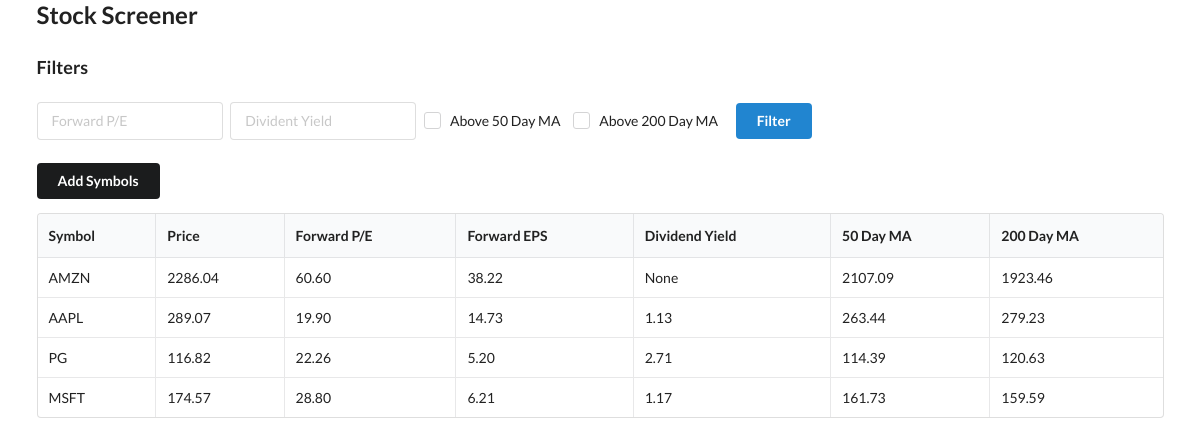
The page / on the database its author committed.
### models.py (models this page shows)
class Stock(Base):
    __tablename__ = "stocks"
    id = Column(Integer, primary_key=True, index=True)
    symbol = Column(String, unique=True, index=True)
    price = Column(Numeric(10, 2))
    forward_pe = Column(Numeric(10, 2))
    forward_eps = Column(Numeric(10, 2))
    dividend_yield = Column(Numeric(10, 2))
    ma50 = Column(Numeric(10, 2))
    ma200 = Column(Numeric(10, 2))

### main.py (the view)
@app.get("/")
def dashboard(
    request: Request,
    forward_pe=None,
    dividend_yield=None,
    ma50=None,
    ma200=None,
    db: Session = Depends(get_db),
):
    stocks = db.query(Stock)
    if forward_pe:
        stocks = stocks.filter(Stock.forward_pe < forward_pe)
    if dividend_yield:
        stocks = stocks.filter(Stock.dividend_yield > dividend_yield)
    if ma50:
        stocks = stocks.filter(Stock.price > Stock.ma50)
    if ma200:
        stocks = stocks.filter(Stock.price > Stock.ma200)
    stocks = stocks.all()
    return templates.TemplateResponse(
        name="dashboard.html",
        context={
            "request": request,
            "stocks": stocks,
            "dividend_yield": dividend_yield,
            "forward_pe": forward_pe,
            "ma200": ma200,
            "ma50": ma50,
        },
    )

### templates/dashboard.html (shortened to what this page needs)
{% extends "layout.html" %} {% block content %}
<h3>Filters</h3>
<form>
  <div class="ui input">
    <input
      name="forward_pe"
      type="text"
      placeholder="Forward P/E"
      value="{{ forward_pe or '' }}"
      style="margin-right: 5px;"
    />
  </div>
  <div class="ui input">
    <input
      name="dividend_yield"
      type="text"
      placeholder="Divident Yield"
      value="{{ dividend_yield or ''}}"
    />
  </div>
  <div class="ui checkbox" style="padding: 5px;">
    <label>Above 50 Day MA</label>
  </div>
  <div class="ui checkbox" style="padding: 5px;">
    <label>Above 200 Day MA</label>
  </div>
  <button type="submit" class="ui button primary" style="margin: 10px;">
    Filter
  </button>
</form>
  <button id="add_symbol" class="ui button secondary">
    Add Symbols
  </button>
<table class="ui celled table">
  <thead>
    <tr>
      <th>Symbol</th>
      <th>Price</th>
      <th>Forward P/E</th>
      <th>Forward EPS</th>
      <th>Dividend Yield</th>
      <th>50 Day MA</th>
      <th>200 Day MA</th>
    </tr>
  </thead>
  <tbody>
    {% for stock in stocks %}
    <tr>
      <td>{{ stock.symbol }}</td>
      <td>{{ stock.price }}</td>
      <td>{{ stock.forward_pe }}</td>
      <td>{{ stock.forward_eps }}</td>
      <td>{{ stock.dividend_yield }}</td>
      <td>{{ stock.ma50 }}</td>
      <td>{{ stock.ma200 }}</td>
    </tr>
    {% endfor %}
  </tbody>
</table>
{% endblock %}

### templates/layout.html (shortened to what this page needs)
<html>
  <head>
    <link rel="stylesheet" href="https://cdn.jsdelivr.net/npm/semantic-ui@2.4.2/dist/semantic.min.css">
  </head>
  <body>
    <div class="ui container">
      <h2>Stock Screener</h2>
      {% block content %}
      {% endblock %}
    </div>
  </body>
</html>

### rows shown on the page
Stock: symbol "AMZN", price "2286.04", forward_pe "60.60", forward_eps "38.22", dividend_yield "None", ma50 "2107.09", ma200 "1923.46"
Stock: symbol "AAPL", price "289.07", forward_pe "19.90", forward_eps "14.73", dividend_yield "1.13", ma50 "263.44", ma200 "279.23"
Stock: symbol "PG", price "116.82", forward_pe "22.26", forward_eps "5.20", dividend_yield "2.71", ma50 "114.39", ma200 "120.63"
Stock: symbol "MSFT", price "174.57", forward_pe "28.80", forward_eps "6.21", dividend_yield "1.17", ma50 "161.73", ma200 "159.59"
